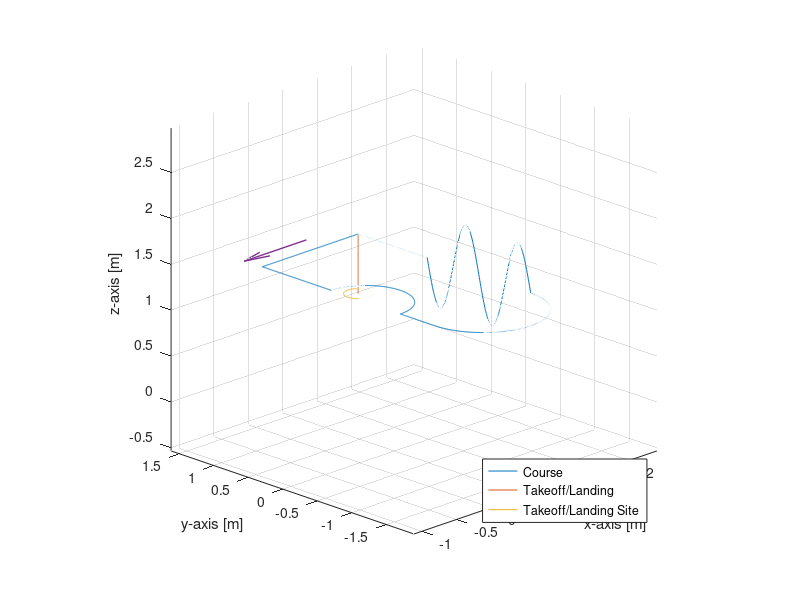
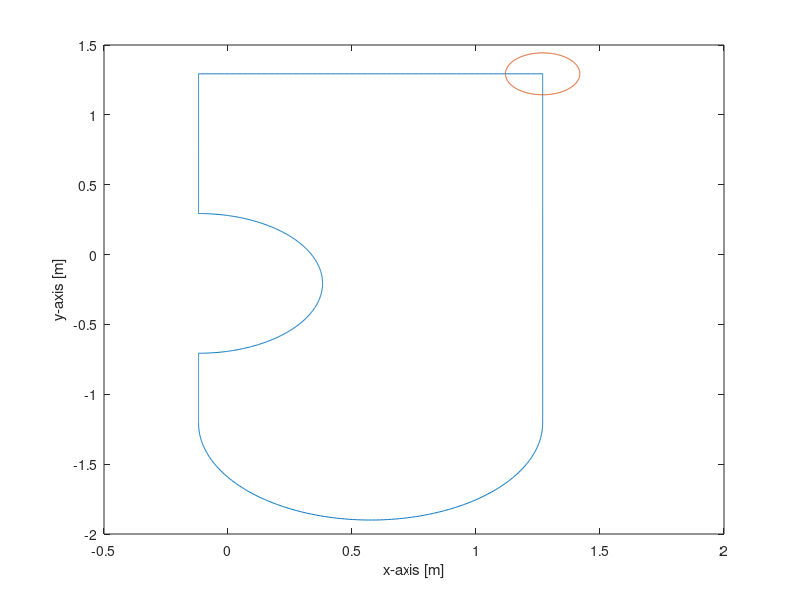

Recreate these plots in MATLAB, in order. (Note: this script raises an error after producing the figures.)
clear
set(findall(gcf,'-property','FontSize'),'FontSize',13)
set(findall(gcf,'-property','Font'),'Font','Roman')
exportFigures = false;

areaWidth = 2.05*.75; %Width of the flight area
areaHeight = 3.45*.75; %Height of the flight area
courseWidth = .15; %Buffer around route
courseStdHeight = 1.3; %standard height at which the drone will complete the course
ppRoute = 400; %Points per route segment
startHeight = .65; %Height at which the drone starts and stops its course route


%Matrix definition
%x,y,z,yaw,checkpoint

%Todo:
%   *Implement checkpoints 
%       These points should not be removed during course planning

%Defines the starting point
startPoint = [areaWidth/2+.5 areaHeight/2 courseStdHeight];

%Defines the first set point
firstSetPoint = [startPoint(1)-(areaWidth-courseWidth) startPoint(2) courseStdHeight];
%Generates a number of points from the start point to the first set point
courseToFirstSetPoint = [linspace(startPoint(1),firstSetPoint(1),ppRoute); linspace(startPoint(2),firstSetPoint(2),ppRoute);linspace(startPoint(3),firstSetPoint(3),ppRoute)]';
%Yaw description
yaw1 = 180*ones(ppRoute,1);
%Adds the first part of the course to the total course
totalCourse = [courseToFirstSetPoint yaw1];

%Defines the second setpoint and generates route from the first to the
%second set point
secondSetPoint = [firstSetPoint(1) firstSetPoint(2)-1 courseStdHeight];
courseToSecondSetPoint = [linspace(firstSetPoint(1),secondSetPoint(1),ppRoute); linspace(firstSetPoint(2),secondSetPoint(2),ppRoute);linspace(firstSetPoint(3),secondSetPoint(3),ppRoute)]';
yaw2 = (yaw1(1)+90)*ones(ppRoute,1);
totalCourse = [totalCourse; courseToSecondSetPoint yaw2];

%Defines the first curve in the route, radius is .5 meters
obstacleRadius = .5;
thirdSetPoint = [secondSetPoint(1) secondSetPoint(2)-2*obstacleRadius courseStdHeight];
thirdSetPointPoints = linspace(0,pi,ppRoute);
courseToThirdSetPoint = [secondSetPoint(1)+sin(thirdSetPointPoints)*obstacleRadius; secondSetPoint(2)-obstacleRadius+cos(thirdSetPointPoints)*obstacleRadius; linspace(secondSetPoint(3),thirdSetPoint(3),length(thirdSetPointPoints))]';
yaw3 = yaw2;
totalCourse = [totalCourse; courseToThirdSetPoint yaw3];

%Generates straight line from the first curve to the second curve
fourthSetPoint = [thirdSetPoint(1) thirdSetPoint(2)-.5 courseStdHeight];
courseToFourthSetPoint = [linspace(thirdSetPoint(1),fourthSetPoint(1),ppRoute); linspace(thirdSetPoint(2),fourthSetPoint(2),ppRoute);linspace(thirdSetPoint(3),fourthSetPoint(3),ppRoute)]';
yaw4 = yaw2;
totalCourse = [totalCourse; courseToFourthSetPoint yaw4];

%Generates the big curve in the route
bigCurveRadius = abs((fourthSetPoint(1)-startPoint(1))/2);
fifthSetPoint = [fourthSetPoint(1)+2*bigCurveRadius fourthSetPoint(2) courseStdHeight];
fifthSetPointPoints = linspace(pi,2*pi,ppRoute);
courseToFifthSetPoint = [fifthSetPoint(1)-bigCurveRadius+cos(fifthSetPointPoints)*bigCurveRadius; fifthSetPoint(2)+sin(fifthSetPointPoints)*bigCurveRadius; linspace(fourthSetPoint(3),fifthSetPoint(3),length(fifthSetPointPoints))]';
yaw5 = mod(fifthSetPointPoints*180/pi-yaw4(ppRoute),360)';
totalCourse = [totalCourse; courseToFifthSetPoint yaw5];

%Generates straight movement along the y-axis with oscillation in the
%z-axis
sixthSetPoint = [fifthSetPoint(1) fifthSetPoint(2)+1.5 fifthSetPoint(3)];
pointsForMovements = linspace(0,4*pi,ppRoute);
zMovement = sin(pointsForMovements)*.5+fifthSetPoint(3);
courseToSixthSetPoint = [linspace(fifthSetPoint(1),sixthSetPoint(1),ppRoute);linspace(fifthSetPoint(2),sixthSetPoint(2),ppRoute); zMovement]';
yaw6 = 90*ones(ppRoute,1);
totalCourse = [totalCourse; courseToSixthSetPoint yaw6];

%Generates route from the end of the oscillations back to the start point
endSetPoint = startPoint;
courseToEndSetPoint = [linspace(sixthSetPoint(1),endSetPoint(1),ppRoute); linspace(sixthSetPoint(2),endSetPoint(2),ppRoute);linspace(sixthSetPoint(3),endSetPoint(3),ppRoute)]';
yaw7 = yaw6;
totalCourse = [totalCourse; courseToEndSetPoint yaw7];


%Draws points from start to end 
launchLanding = linspace(startHeight,startPoint(3),ppRoute);
courseToStartPoint = [linspace(startPoint(1),startPoint(1),ppRoute);linspace(startPoint(2),startPoint(2),ppRoute);launchLanding]';


%Draws takeoff/landing zone
aPoints = linspace(0,2*pi,ppRoute);
circumference = [cos(aPoints)*courseWidth+startPoint(1); sin(aPoints)*courseWidth+startPoint(2); ones(1,length(aPoints))*startHeight]';



%Plots the 3d-plot
figure(1)
plot3(totalCourse(:,1),totalCourse(:,2),totalCourse(:,3))
hold on
plot3(courseToStartPoint(:,1),courseToStartPoint(:,2),courseToStartPoint(:,3));
plot3(circumference(:,1),circumference(:,2),circumference(:,3));

xlabel('x-axis [m]');
ylabel('y-axis [m]');
zlabel('z-axis [m]');
xlimit =[-2.1 0.2];
ylimit =[-3.5 0.05];


%Draws arrow
p1 = [startPoint(1)-.5 startPoint(2)+.25 startPoint(3)];
p2 = [-1 0 0];
quiver3(p1(1),p1(2),p1(3),p2(1),p2(2),p2(3),'LineWidth',1);
legend('Course','Takeoff/Landing','Takeoff/Landing Site','Location','southeast');
%legend('boxoff')
hold off

axis equal
grid on
view(-45,20)

x0=0;
y0=0;
plotwidth=600;
height=300;
set(gcf,'position',[x0,y0,plotwidth,height])

if exportFigures == true
    exportgraphics(gcf,'courseToFollow.pdf','ContentType','vector')
end


%Plots the 2d-plot
figure(2)
plot(totalCourse(:,1),totalCourse(:,2))
hold on
plot(circumference(:,1),circumference(:,2))
xlabel('x-axis [m]');
ylabel('y-axis [m]');
zlabel('z-axis [m]');
legend('Course','Takeoff/Landing Site','Location','south east');
axis equal
grid on
x0=0;
y0=0;
plotwidth=600;
height=300;
set(gcf,'position',[x0,y0,plotwidth,height])
hold off

if exportFigures == true
   exportgraphics(gcf,'courseToFollowAbove.pdf','ContentType','vector')
end


%Writes route description to a csv-file
writematrix(totalCourse,'courseDescriptionHD.csv');
